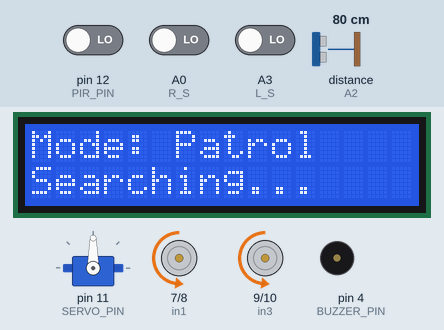
This sketch was run on a simulated Arduino Uno, built with avr-gcc and run on an emulated ATmega328P. Shown: servo, 16×2 character LCD, motor-driver pin pairs drawn as motors (green arrow = first pin HIGH = forward, orange = second pin HIGH = backward, longer = more drive, scaled by the enable pin), buzzer (waves = sounding, pin HIGH). Wiring (inferred from the names in the program): ultrasonic range finder: trigger A1; echo A2. The inputs (shaded band) are chosen by the test bench; at power-on: distance to the obstacle (sensor on A2) 80 cm, A0 (R_S) LOW, A3 (L_S) LOW, pin 12 (PIR_PIN) LOW. The echo pulse lasts 58.3 µs per cm; the modem accepts every AT command (registered, SIM ready, sends succeed) and sends nothing else; pins used as bus, display or sensor lines are not drawn; what the sketch prints to the serial monitor is not drawn.

Above: at 9.4 s.
9.5 s: distance to the obstacle (sensor on A2) set to 24 cm
11.0 s: distance to the obstacle (sensor on A2) set to 19 cm
At 12.7 s:
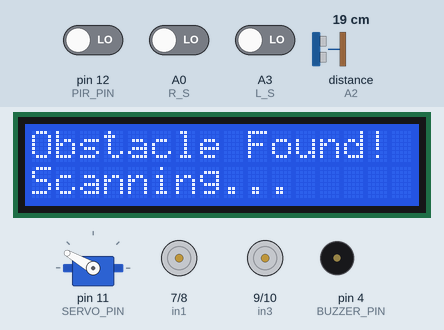
13.7 s: A0 (R_S) driven HIGH
At 16.6 s:
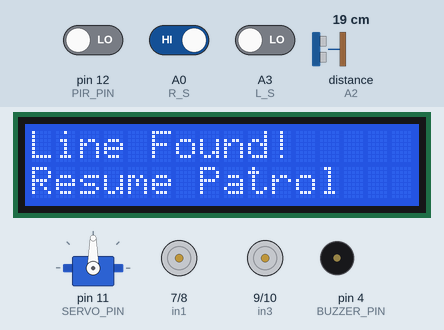
16.7 s: distance to the obstacle (sensor on A2) set to 120 cm
At 17.4 s:
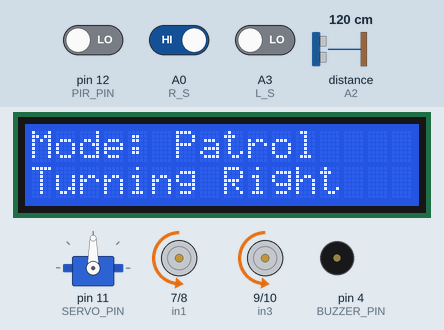
18.5 s: A3 (L_S) driven HIGH
At 19.1 s:
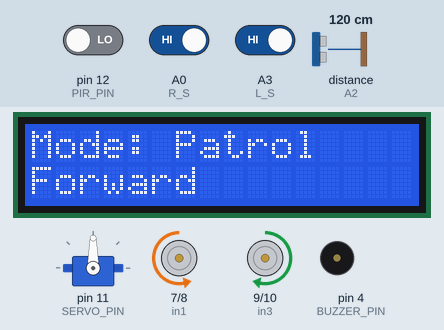
20.0 s: A0 (R_S) driven LOW
At 20.5 s:
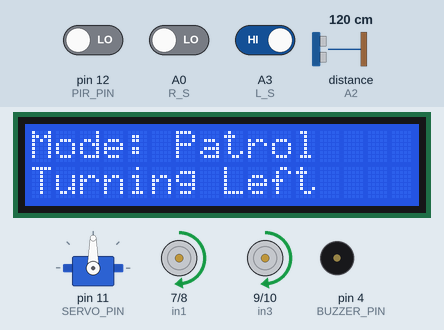
Timing chart, 0 to 22.5 s (numbered marks = the images above; inputs shaded):
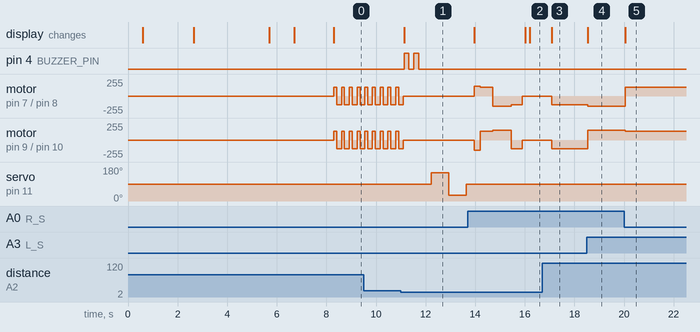

Measured:
- the behaviour switches between 22 and 21 cm on distance to the obstacle (sensor on A2) (found by bisection; images 0 and 1)
- after the input at 11.0 s, pin 4 (BUZZER_PIN): alternates HIGH for 0.20 s and LOW for 0.20 s, 4 changes in all, then stays LOW, starting after 0.13 s; servo on pin 11 (SERVO_PIN): 90° → 150° after 1.2 s, → 30° 0.70 s later, → 90° 0.70 s later; the display: changes after 0.13 s (image 1)
- after the input at 13.7 s, the display: first differs from a run without the input after 2.5 s (image 2)
- after the input at 16.7 s, pin 4 (BUZZER_PIN): stops changing and stays LOW; motor on pin 7 (in1) / pin 8 (in2), motor on pin 9 (in3) / pin 10 (in4): stopped → backward 130/255 after 0.39 s; servo on pin 11 (SERVO_PIN): stays 90° (without the input it goes to 150° after 1.4 s); the display: changes after 0.39 s (image 3)
- after the input at 18.5 s, motor on pin 7 (in1) / pin 8 (in2): backward 130/255 → backward 150/255 at once; motor on pin 9 (in3) / pin 10 (in4): backward 130/255 → forward 150/255 at once; the display: changes at once (image 4)
- after the input at 20.0 s, motor on pin 7 (in1) / pin 8 (in2): backward 150/255 → forward 130/255 at once; motor on pin 9 (in3) / pin 10 (in4): forward 150/255 → forward 130/255 at once; the display: changes at once (image 5)

The sketch:

Smart_Plant_Monitoring_Bot.ino.ino
```cpp
#include <Servo.h>
#include <Wire.h>
#include <LiquidCrystal_I2C.h>
#include <SoftwareSerial.h>

// Motor Driver Pins
#define enA 5
#define in1 7
#define in2 8
#define in3 9
#define in4 10
#define enB 6

// IR Sensors
#define L_S A3
#define R_S A0

// Ultrasonic Sensor
#define TRIG_PIN A1
#define ECHO_PIN A2

// Servo + Buzzer + PIR
#define SERVO_PIN   11
#define BUZZER_PIN  4
#define PIR_PIN     12

// GSM Module
SoftwareSerial gsm(2, 3);

// LCD
LiquidCrystal_I2C lcd(0x27, 16, 2);

// Speed Settings
int MOTOR_SPEED = 150;
int TURN_SPEED  = 130;

// IR Sensor Logic: Black line = HIGH (1), White = LOW (0)
#define BLACK 1

// Distance Settings
#define OBSTACLE_DIST 20

// Servo Angles
#define CENTER_ANGLE 90
#define LEFT_ANGLE  150
#define RIGHT_ANGLE  30

// Phone Number
String PHONE = "+8801XXXXXXXXX";

// Variables
int  lastTurn = 0;
bool smsSent  = false;
String lcdLine0 = "";
String lcdLine1 = "";

Servo scanServo;

// ==================================================
// SETUP
// ==================================================
void setup() {
  Serial.begin(9600);
  gsm.begin(9600);

  pinMode(enA, OUTPUT);
  pinMode(in1, OUTPUT);
  pinMode(in2, OUTPUT);
  pinMode(in3, OUTPUT);
  pinMode(in4, OUTPUT);
  pinMode(enB, OUTPUT);

  pinMode(L_S,        INPUT);
  pinMode(R_S,        INPUT);
  pinMode(TRIG_PIN,   OUTPUT);
  pinMode(ECHO_PIN,   INPUT);
  pinMode(PIR_PIN,    INPUT);
  pinMode(BUZZER_PIN, OUTPUT);

  scanServo.attach(SERVO_PIN);
  scanServo.write(CENTER_ANGLE);
  delay(500);

  lcd.init();
  lcd.backlight();
  motorStop();

  lcdPrint("Smart Plant Bot", "Starting...");
  delay(2000);

  lcdPrint("GSM Checking...", "Please wait");
  initGSM();

  lcdPrint("System Ready!", "Line Follow");
  delay(1500);
}

// ==================================================
// MAIN LOOP
// ==================================================
void loop() {
  int pirState  = digitalRead(PIR_PIN);
  int frontDist = getDistance();

  Serial.print("Dist:"); Serial.print(frontDist);
  Serial.print(" PIR:"); Serial.print(pirState);
  Serial.print(" L:");   Serial.print(digitalRead(L_S));
  Serial.print(" R:");   Serial.println(digitalRead(R_S));

  // Priority 1: PIR threat
  if (pirState == HIGH) {
    dangerAlert();
    return;
  }

  // Priority 2: Obstacle
  if (frontDist > 0 && frontDist <= OBSTACLE_DIST) {
    obstacleAvoid();
    return;
  }

  // Priority 3: Line follow
  lineFollow();
}

// ==================================================
// GSM
// ==================================================
void initGSM() {

  lcdPrint("Checking GSM", "");

  gsm.println("AT");
  delay(1000);

  gsm.println("AT+CMGF=1");
  delay(1000);

  gsm.println("AT+CNMI=1,2,0,0,0");
  delay(1000);

  lcdPrint("GSM Ready", "");
  delay(1000);
}
void sendSMS(String message) {
  gsm.println("AT+CMGF=1");
  delay(500);
  gsm.print("AT+CMGS=\"");
  gsm.print(PHONE);
  gsm.println("\"");
  delay(500);
  gsm.print(message);
  delay(200);
  gsm.write(26);
  delay(3000);
}

// ==================================================
// PIR DANGER ALERT
// ==================================================
void dangerAlert() {
  motorStop();
  int dist = getDistance();

  if (!smsSent) {
    String smsMsg = "DANGER! Motion near plants. Distance: ";
    smsMsg += String(dist);
    smsMsg += " cm. Check immediately!";
    sendSMS(smsMsg);
    smsSent = true;
  }

  while (digitalRead(PIR_PIN) == HIGH) {
    motorStop();
    dist = getDistance();
    lcdPrint("!! DANGER !!", "Dist:" + String(dist) + "cm");
    digitalWrite(BUZZER_PIN, HIGH); delay(200);
    digitalWrite(BUZZER_PIN, LOW);  delay(150);
  }

  digitalWrite(BUZZER_PIN, LOW);
  smsSent = false;
  lcdPrint("Danger Cleared", "Resume Patrol");
  delay(1200);
}

// ==================================================
// LINE FOLLOWING
// ==================================================
void lineFollow() {
  int L = digitalRead(L_S);
  int R = digitalRead(R_S);

  if (L == BLACK && R == BLACK) {
    lcdUpdate("Mode: Patrol", "Forward");
    motorForward();
    lastTurn = 0;
  }
  else if (L == BLACK && R != BLACK) {
    lcdUpdate("Mode: Patrol", "Turning Left");
    motorTurnLeft();
    lastTurn = 1;
  }
  else if (L != BLACK && R == BLACK) {
    lcdUpdate("Mode: Patrol", "Turning Right");
    motorTurnRight();
    lastTurn = 2;
  }
  else {
    lcdUpdate("Mode: Patrol", "Searching...");
    searchLine();
  }

  delay(8);
}

// ==================================================
// OBSTACLE AVOIDANCE
// ==================================================
void obstacleAvoid() {
  motorStop();
  lcdPrint("Obstacle Found!", "Scanning...");
  beepTwice();
  delay(300);

  scanServo.write(LEFT_ANGLE);
  delay(700);
  int leftDist = getDistance();

  scanServo.write(RIGHT_ANGLE);
  delay(700);
  int rightDist = getDistance();

  scanServo.write(CENTER_ANGLE);
  delay(300);

  lcdPrint("L:" + String(leftDist) + " R:" + String(rightDist), "Avoiding...");

  if (leftDist < 15 && rightDist < 15) {

  lcdPrint("Path Blocked", "Reversing");

  motorBackward();
  delay(600);

  motorStop();
  delay(200);

  return;
}

if (leftDist >= rightDist) {
  avoidLeft();
}
else {
  avoidRight();
}

findLineAfterAvoid();

}


// ==================================================
// ULTRASONIC DISTANCE
// ==================================================

int getDistance() {
  digitalWrite(TRIG_PIN, LOW);
  delayMicroseconds(2);
  digitalWrite(TRIG_PIN, HIGH);
  delayMicroseconds(10);
  digitalWrite(TRIG_PIN, LOW);

  long dur = pulseIn(ECHO_PIN, HIGH, 25000);
  if (dur == 0) return 100;

  int dist = dur * 0.034 / 2;
  return (dist == 0) ? 100 : dist;
}

// ==================================================
// BUZZER
// ==================================================
void beepTwice() {
  for (int i = 0; i < 2; i++) {
    digitalWrite(BUZZER_PIN, HIGH); delay(200);
    digitalWrite(BUZZER_PIN, LOW);  delay(200);
  }
}

// ==================================================
// LOST LINE SEARCH
// ==================================================
void searchLine() {

  if (lastTurn == 1) {

    motorTurnLeft();
    delay(80);

    if (digitalRead(L_S) == BLACK ||
        digitalRead(R_S) == BLACK)
      return;
  }

  else if (lastTurn == 2) {

    motorTurnRight();
    delay(80);

    if (digitalRead(L_S) == BLACK ||
        digitalRead(R_S) == BLACK)
      return;
  }

  else {

    motorTurnLeft();
    delay(120);

    if (digitalRead(L_S) == BLACK ||
        digitalRead(R_S) == BLACK)
      return;

    motorTurnRight();
    delay(180);

    if (digitalRead(L_S) == BLACK ||
        digitalRead(R_S) == BLACK)
      return;
  }
}
// ==================================================
// FIND LINE AFTER OBSTACLE AVOID
// ==================================================
void findLineAfterAvoid() {
  lcdPrint("Finding Line...", "");
  unsigned long start = millis();

  while (millis() - start < 5000) {
    int L = digitalRead(L_S);
    int R = digitalRead(R_S);

    if (L == BLACK || R == BLACK) {
      motorStop();
      delay(150);
      lcdPrint("Line Found!", "Resume Patrol");
      delay(800);
      return;
    }

    motorTurnLeft();  delay(150);

    L = digitalRead(L_S);
    R = digitalRead(R_S);
    if (L == BLACK || R == BLACK) {
      motorStop(); delay(150); return;
    }

    motorTurnRight(); delay(250);
  }

  motorStop();
  lcdPrint("Line Not Found", "Bot Stopped");
  delay(1000);
}

// ==================================================
// AVOID MANEUVERS
// ==================================================
void avoidLeft() {
  motorBackward(); delay(250);
  motorTurnLeft(); delay(500);
  motorForward();  delay(750);
  motorTurnRight();delay(450);
  motorStop();     delay(100);
}

void avoidRight() {
  motorBackward(); delay(250);
  motorTurnRight();delay(500);
  motorForward();  delay(750);
  motorTurnLeft(); delay(450);
  motorStop();     delay(100);
}

// ==================================================
// LCD HELPER
// ==================================================
void lcdPrint(String line0, String line1) {
  lcd.clear();
  lcd.setCursor(0, 0); lcd.print(line0);
  lcd.setCursor(0, 1); lcd.print(line1);
  lcdLine0 = line0;
  lcdLine1 = line1;
}

void lcdUpdate(String line0, String line1) {
  if (line0 != lcdLine0) {
    lcd.setCursor(0, 0);
    lcd.print(line0 + "                ");
    lcd.setCursor(0, 0);
    lcd.print(line0);
    lcdLine0 = line0;
  }
  if (line1 != lcdLine1) {
    lcd.setCursor(0, 1);
    lcd.print(line1 + "                ");
    lcd.setCursor(0, 1);
    lcd.print(line1);
    lcdLine1 = line1;
  }
}

// ==================================================
// MOTOR FUNCTIONS
// ==================================================
void motorForward() {
  analogWrite(enA, MOTOR_SPEED);
  analogWrite(enB, MOTOR_SPEED);
  digitalWrite(in1, LOW);  digitalWrite(in2, HIGH);
  digitalWrite(in3, HIGH); digitalWrite(in4, LOW);
}

void motorBackward() {
  analogWrite(enA, MOTOR_SPEED);
  analogWrite(enB, MOTOR_SPEED);
  digitalWrite(in1, HIGH); digitalWrite(in2, LOW);
  digitalWrite(in3, LOW);  digitalWrite(in4, HIGH);
}

void motorTurnLeft() {
  analogWrite(enA, TURN_SPEED);
  analogWrite(enB, TURN_SPEED);
  digitalWrite(in1, HIGH); digitalWrite(in2, LOW);
  digitalWrite(in3, HIGH); digitalWrite(in4, LOW);
}

void motorTurnRight() {
  analogWrite(enA, TURN_SPEED);
  analogWrite(enB, TURN_SPEED);
  digitalWrite(in1, LOW);  digitalWrite(in2, HIGH);
  digitalWrite(in3, LOW);  digitalWrite(in4, HIGH);
}

void motorStop() {
  analogWrite(enA, 0);
  analogWrite(enB, 0);
  digitalWrite(in1, LOW); digitalWrite(in2, LOW);
  digitalWrite(in3, LOW); digitalWrite(in4, LOW);
}
```
